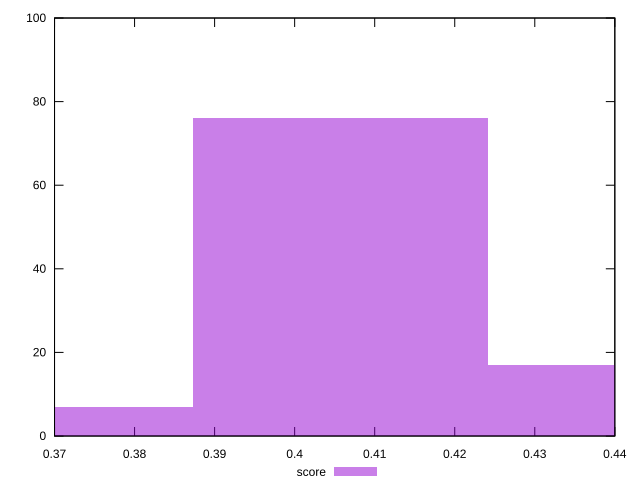

This figure's gnuplot source:
reset

$score <<EOF
0.4057179889753877 76
0.4426014425186048 17
0.36883453543217065 7
EOF

set key outside below
set boxwidth 0.036883453543217065
set xrange [0.37:0.44]
set yrange [0:100]
set trange [0:100]
set style fill transparent solid 0.5 noborder
set terminal svg size 640, 490 enhanced background rgb 'white'
set output "report_00013_2021-02-09T12-04-24.940Z/uses-text-compression/samples/pages+cached+noadtech+nomedia+nocss/score/histogram.svg"

plot $score title "score" with boxes

reset
